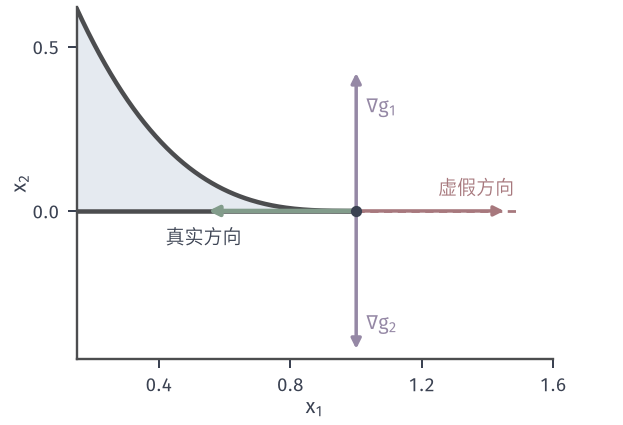

Write Python code to recreate this figure.
from pathlib import Path
import sys
sys.path.insert(0, str(Path(__file__).resolve().parents[1]/"kkt-common"))
from kkt_fig import *
HERE = Path(__file__).resolve().parent
# Cusp: g1=x2-(1-x1)^3<=0, g2=-x2<=0 at xbar=(1,0).
fig, ax = figure(width_mm=88, height_mm=60)
xs = np.linspace(.15, 1, 200)
ax.fill_between(xs, 0, (1-xs)**3, facecolor=BLUE_FILL, edgecolor='none', zorder=1)
ax.plot(xs, (1-xs)**3, color=EDGE, lw=1.8, zorder=3); ax.plot(xs, 0*xs, color=EDGE, lw=1.8, zorder=3)
ax.plot([1, 1.5], [0, 0], color=RED, lw=1.1, ls=(0, (3, 2)), zorder=2)
setup(ax, (.15, 1.6), (-.45, .62), [.4, .8, 1.2, 1.6], [0, .5])
p = np.array([1., 0.]); arrow(ax, p, p+[0, .42], color=PURPLE); arrow(ax, p, p-[0, .42], color=PURPLE)
arrow(ax, p, p+[.45, 0], color=RED); arrow(ax, p, p-[.45, 0], color=GREEN, lw=1.8, z=6)
dot(ax, p, INK, ms=4.5)
ax.text(1.03, .3, '$\\nabla g_1$', color=PURPLE, fontsize=8); ax.text(1.03, -.36, '$\\nabla g_2$', color=PURPLE, fontsize=8)
ax.text(1.25, .05, '虚假方向', color=RED, fontsize=7.5); ax.text(.42, -.1, '真实方向', color=INK, fontsize=7.5)
save(fig, HERE, 'figure', {'xbar': [1, 0], 'grads': [[0, 1], [0, -1]]})
